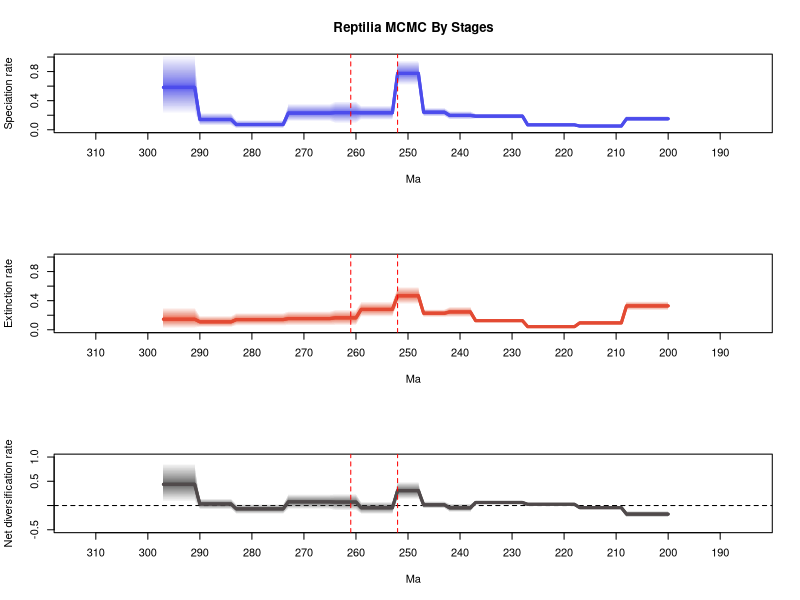

R code for this plot:
# 1 files combined:
# 	.\reptilia\mcmc_fixshift_no_predictors\D_bdmcmc\combined_10_marginal_rates.log

# 95% HPDs calculated using code from Biopy (https://www.cs.auckland.ac.nz/~yhel002/biopy/)

pdf(file='C:/Users/SimoesLabAdmin/Documents/BDNN_Arielli/reptilia/mcmc_fixshift_no_predictors/D_bdmcmc (D_mcmc)/combined_10_marginal_rates_RTT_plot2.pdf',width=8, height=10.8)
par(mfrow=c(3,1))
library(scales)
plot_RTT <- function (age,hpd_M,hpd_m,mean_m,color){
    N=100
    beta=(1:(N-1))/N
    alpha_shape=0.25
    cat=1-(beta^(1./alpha_shape))
    for (i in 1:(N-1)){
        trans= 1/N + 2/N
        polygon(c(age, rev(age)), c(hpd_M-((hpd_M-mean_m)*cat[i]), rev(hpd_m+((mean_m-hpd_m)*cat[i]))), col = alpha(color,trans), border = NA)
    }
    lines(rev(age), rev(mean_m), col = color, lwd=3)
}
    
L_hpd_m95=c(NA, NA,NA,NA,NA,NA,NA,NA,NA,NA,NA,NA,NA,NA,NA,NA,NA,NA,NA,NA,NA,NA,NA,NA,NA,NA,NA,NA,NA,NA,NA,NA,NA,NA,NA,NA,NA,NA,NA,NA,NA,NA,NA,NA,NA,NA,NA,NA,NA,NA,NA,NA,NA,NA,NA,NA,NA,NA,NA,NA,NA,NA,NA,NA,NA,NA,NA,NA,NA,NA,NA,NA,NA,NA,NA,NA,NA,NA,NA,NA,NA,NA,NA,NA,NA,NA,NA,NA,NA,NA,NA,NA,NA,NA,NA,NA,NA,NA,NA,NA,NA,NA,NA,NA,NA,NA,NA,NA,NA,NA,NA,NA,NA,NA,NA,NA,NA,NA,NA,NA,NA,NA,NA,NA,NA,NA,NA,NA,NA,NA,NA,NA,NA,NA,NA,NA,NA,NA,NA,NA,NA,NA,NA,NA,NA,NA,NA,NA,NA,NA,NA,NA,NA,NA,NA,NA,NA,NA,NA,NA,NA,NA,NA,NA,NA,NA,NA,NA,NA,NA,NA,NA,NA,NA,NA,NA,NA,NA,NA,NA,NA,NA,NA,NA,NA,NA,NA,NA,NA,NA,NA,NA,NA,NA,NA,NA,NA,NA,NA,NA,0.114894,0.114894,0.114894,0.114894,0.114894,0.114894,0.114894,0.114894,0.114894,0.03326,0.03326,0.03326,0.03326,0.03326,0.03326,0.03326,0.03326,0.03326,0.046772,0.046772,0.046772,0.046772,0.046772,0.046772,0.046772,0.046772,0.046772,0.046772,0.151488,0.151488,0.151488,0.151488,0.151488,0.151488,0.151488,0.151488,0.151488,0.151488,0.139884,0.139884,0.139884,0.139884,0.139884,0.180819,0.180819,0.180819,0.180819,0.180819,0.615236,0.615236,0.615236,0.615236,0.615236,0.136393,0.136393,0.136393,0.136393,0.136393,0.136393,0.136393,0.088346,0.088346,0.088346,0.088346,0.088346,0.114546,0.114546,0.114546,0.114546,0.114546,0.114546,0.114546,0.114546,0.114546,0.017754,0.017754,0.017754,0.017754,0.017754,0.017754,0.017754,0.017754,0.017754,0.017754,0.057652,0.057652,0.057652,0.057652,0.057652,0.057652,0.057652,0.216797,0.216797,0.216797,0.216797,0.216797,0.216797,0.216797)
L_hpd_M95=c(NA, NA,NA,NA,NA,NA,NA,NA,NA,NA,NA,NA,NA,NA,NA,NA,NA,NA,NA,NA,NA,NA,NA,NA,NA,NA,NA,NA,NA,NA,NA,NA,NA,NA,NA,NA,NA,NA,NA,NA,NA,NA,NA,NA,NA,NA,NA,NA,NA,NA,NA,NA,NA,NA,NA,NA,NA,NA,NA,NA,NA,NA,NA,NA,NA,NA,NA,NA,NA,NA,NA,NA,NA,NA,NA,NA,NA,NA,NA,NA,NA,NA,NA,NA,NA,NA,NA,NA,NA,NA,NA,NA,NA,NA,NA,NA,NA,NA,NA,NA,NA,NA,NA,NA,NA,NA,NA,NA,NA,NA,NA,NA,NA,NA,NA,NA,NA,NA,NA,NA,NA,NA,NA,NA,NA,NA,NA,NA,NA,NA,NA,NA,NA,NA,NA,NA,NA,NA,NA,NA,NA,NA,NA,NA,NA,NA,NA,NA,NA,NA,NA,NA,NA,NA,NA,NA,NA,NA,NA,NA,NA,NA,NA,NA,NA,NA,NA,NA,NA,NA,NA,NA,NA,NA,NA,NA,NA,NA,NA,NA,NA,NA,NA,NA,NA,NA,NA,NA,NA,NA,NA,NA,NA,NA,NA,NA,NA,NA,NA,NA,0.189069,0.189069,0.189069,0.189069,0.189069,0.189069,0.189069,0.189069,0.189069,0.069171,0.069171,0.069171,0.069171,0.069171,0.069171,0.069171,0.069171,0.069171,0.088614,0.088614,0.088614,0.088614,0.088614,0.088614,0.088614,0.088614,0.088614,0.088614,0.223601,0.223601,0.223601,0.223601,0.223601,0.223601,0.223601,0.223601,0.223601,0.223601,0.257515,0.257515,0.257515,0.257515,0.257515,0.303288,0.303288,0.303288,0.303288,0.303288,0.957867,0.957867,0.957867,0.957867,0.957867,0.333534,0.333534,0.333534,0.333534,0.333534,0.333534,0.333534,0.394066,0.394066,0.394066,0.394066,0.394066,0.359506,0.359506,0.359506,0.359506,0.359506,0.359506,0.359506,0.359506,0.359506,0.133905,0.133905,0.133905,0.133905,0.133905,0.133905,0.133905,0.133905,0.133905,0.133905,0.233301,0.233301,0.233301,0.233301,0.233301,0.233301,0.233301,1.029184,1.029184,1.029184,1.029184,1.029184,1.029184,1.029184)
M_hpd_m95=c(NA, NA,NA,NA,NA,NA,NA,NA,NA,NA,NA,NA,NA,NA,NA,NA,NA,NA,NA,NA,NA,NA,NA,NA,NA,NA,NA,NA,NA,NA,NA,NA,NA,NA,NA,NA,NA,NA,NA,NA,NA,NA,NA,NA,NA,NA,NA,NA,NA,NA,NA,NA,NA,NA,NA,NA,NA,NA,NA,NA,NA,NA,NA,NA,NA,NA,NA,NA,NA,NA,NA,NA,NA,NA,NA,NA,NA,NA,NA,NA,NA,NA,NA,NA,NA,NA,NA,NA,NA,NA,NA,NA,NA,NA,NA,NA,NA,NA,NA,NA,NA,NA,NA,NA,NA,NA,NA,NA,NA,NA,NA,NA,NA,NA,NA,NA,NA,NA,NA,NA,NA,NA,NA,NA,NA,NA,NA,NA,NA,NA,NA,NA,NA,NA,NA,NA,NA,NA,NA,NA,NA,NA,NA,NA,NA,NA,NA,NA,NA,NA,NA,NA,NA,NA,NA,NA,NA,NA,NA,NA,NA,NA,NA,NA,NA,NA,NA,NA,NA,NA,NA,NA,NA,NA,NA,NA,NA,NA,NA,NA,NA,NA,NA,NA,NA,NA,NA,NA,NA,NA,NA,NA,NA,NA,NA,NA,NA,NA,NA,NA,0.266566,0.266566,0.266566,0.266566,0.266566,0.266566,0.266566,0.266566,0.266566,0.066591,0.066591,0.066591,0.066591,0.066591,0.066591,0.066591,0.066591,0.066591,0.025333,0.025333,0.025333,0.025333,0.025333,0.025333,0.025333,0.025333,0.025333,0.025333,0.097955,0.097955,0.097955,0.097955,0.097955,0.097955,0.097955,0.097955,0.097955,0.097955,0.173304,0.173304,0.173304,0.173304,0.173304,0.173803,0.173803,0.173803,0.173803,0.173803,0.350377,0.350377,0.350377,0.350377,0.350377,0.177886,0.177886,0.177886,0.177886,0.177886,0.177886,0.177886,0.056537,0.056537,0.056537,0.056537,0.056537,0.055635,0.055635,0.055635,0.055635,0.055635,0.055635,0.055635,0.055635,0.055635,0.054453,0.054453,0.054453,0.054453,0.054453,0.054453,0.054453,0.054453,0.054453,0.054453,0.034603,0.034603,0.034603,0.034603,0.034603,0.034603,0.034603,0.020277,0.020277,0.020277,0.020277,0.020277,0.020277,0.020277)
M_hpd_M95=c(NA, NA,NA,NA,NA,NA,NA,NA,NA,NA,NA,NA,NA,NA,NA,NA,NA,NA,NA,NA,NA,NA,NA,NA,NA,NA,NA,NA,NA,NA,NA,NA,NA,NA,NA,NA,NA,NA,NA,NA,NA,NA,NA,NA,NA,NA,NA,NA,NA,NA,NA,NA,NA,NA,NA,NA,NA,NA,NA,NA,NA,NA,NA,NA,NA,NA,NA,NA,NA,NA,NA,NA,NA,NA,NA,NA,NA,NA,NA,NA,NA,NA,NA,NA,NA,NA,NA,NA,NA,NA,NA,NA,NA,NA,NA,NA,NA,NA,NA,NA,NA,NA,NA,NA,NA,NA,NA,NA,NA,NA,NA,NA,NA,NA,NA,NA,NA,NA,NA,NA,NA,NA,NA,NA,NA,NA,NA,NA,NA,NA,NA,NA,NA,NA,NA,NA,NA,NA,NA,NA,NA,NA,NA,NA,NA,NA,NA,NA,NA,NA,NA,NA,NA,NA,NA,NA,NA,NA,NA,NA,NA,NA,NA,NA,NA,NA,NA,NA,NA,NA,NA,NA,NA,NA,NA,NA,NA,NA,NA,NA,NA,NA,NA,NA,NA,NA,NA,NA,NA,NA,NA,NA,NA,NA,NA,NA,NA,NA,NA,NA,0.392005,0.392005,0.392005,0.392005,0.392005,0.392005,0.392005,0.392005,0.392005,0.121234,0.121234,0.121234,0.121234,0.121234,0.121234,0.121234,0.121234,0.121234,0.06033,0.06033,0.06033,0.06033,0.06033,0.06033,0.06033,0.06033,0.06033,0.06033,0.154237,0.154237,0.154237,0.154237,0.154237,0.154237,0.154237,0.154237,0.154237,0.154237,0.317843,0.317843,0.317843,0.317843,0.317843,0.282915,0.282915,0.282915,0.282915,0.282915,0.595626,0.595626,0.595626,0.595626,0.595626,0.387275,0.387275,0.387275,0.387275,0.387275,0.387275,0.387275,0.280159,0.280159,0.280159,0.280159,0.280159,0.258638,0.258638,0.258638,0.258638,0.258638,0.258638,0.258638,0.258638,0.258638,0.234325,0.234325,0.234325,0.234325,0.234325,0.234325,0.234325,0.234325,0.234325,0.234325,0.193448,0.193448,0.193448,0.193448,0.193448,0.193448,0.193448,0.310559,0.310559,0.310559,0.310559,0.310559,0.310559,0.310559)
R_hpd_m95=c(NA, NA,NA,NA,NA,NA,NA,NA,NA,NA,NA,NA,NA,NA,NA,NA,NA,NA,NA,NA,NA,NA,NA,NA,NA,NA,NA,NA,NA,NA,NA,NA,NA,NA,NA,NA,NA,NA,NA,NA,NA,NA,NA,NA,NA,NA,NA,NA,NA,NA,NA,NA,NA,NA,NA,NA,NA,NA,NA,NA,NA,NA,NA,NA,NA,NA,NA,NA,NA,NA,NA,NA,NA,NA,NA,NA,NA,NA,NA,NA,NA,NA,NA,NA,NA,NA,NA,NA,NA,NA,NA,NA,NA,NA,NA,NA,NA,NA,NA,NA,NA,NA,NA,NA,NA,NA,NA,NA,NA,NA,NA,NA,NA,NA,NA,NA,NA,NA,NA,NA,NA,NA,NA,NA,NA,NA,NA,NA,NA,NA,NA,NA,NA,NA,NA,NA,NA,NA,NA,NA,NA,NA,NA,NA,NA,NA,NA,NA,NA,NA,NA,NA,NA,NA,NA,NA,NA,NA,NA,NA,NA,NA,NA,NA,NA,NA,NA,NA,NA,NA,NA,NA,NA,NA,NA,NA,NA,NA,NA,NA,NA,NA,NA,NA,NA,NA,NA,NA,NA,NA,NA,NA,NA,NA,NA,NA,NA,NA,NA,NA,-0.245068,-0.245068,-0.245068,-0.245068,-0.245068,-0.245068,-0.245068,-0.245068,-0.245068,-0.072019,-0.072019,-0.072019,-0.072019,-0.072019,-0.072019,-0.072019,-0.072019,-0.072019,0.001971,0.001971,0.001971,0.001971,0.001971,0.001971,0.001971,0.001971,0.001971,0.001971,0.017861,0.017861,0.017861,0.017861,0.017861,0.017861,0.017861,0.017861,0.017861,0.017861,-0.136564,-0.136564,-0.136564,-0.136564,-0.136564,-0.060812,-0.060812,-0.060812,-0.060812,-0.060812,0.126858,0.126858,0.126858,0.126858,0.126858,-0.176934,-0.176934,-0.176934,-0.176934,-0.176934,-0.176934,-0.176934,-0.104292,-0.104292,-0.104292,-0.104292,-0.104292,-0.078207,-0.078207,-0.078207,-0.078207,-0.078207,-0.078207,-0.078207,-0.078207,-0.078207,-0.176243,-0.176243,-0.176243,-0.176243,-0.176243,-0.176243,-0.176243,-0.176243,-0.176243,-0.176243,-0.080873,-0.080873,-0.080873,-0.080873,-0.080873,-0.080873,-0.080873,0.074403,0.074403,0.074403,0.074403,0.074403,0.074403,0.074403)
R_hpd_M95=c(NA, NA,NA,NA,NA,NA,NA,NA,NA,NA,NA,NA,NA,NA,NA,NA,NA,NA,NA,NA,NA,NA,NA,NA,NA,NA,NA,NA,NA,NA,NA,NA,NA,NA,NA,NA,NA,NA,NA,NA,NA,NA,NA,NA,NA,NA,NA,NA,NA,NA,NA,NA,NA,NA,NA,NA,NA,NA,NA,NA,NA,NA,NA,NA,NA,NA,NA,NA,NA,NA,NA,NA,NA,NA,NA,NA,NA,NA,NA,NA,NA,NA,NA,NA,NA,NA,NA,NA,NA,NA,NA,NA,NA,NA,NA,NA,NA,NA,NA,NA,NA,NA,NA,NA,NA,NA,NA,NA,NA,NA,NA,NA,NA,NA,NA,NA,NA,NA,NA,NA,NA,NA,NA,NA,NA,NA,NA,NA,NA,NA,NA,NA,NA,NA,NA,NA,NA,NA,NA,NA,NA,NA,NA,NA,NA,NA,NA,NA,NA,NA,NA,NA,NA,NA,NA,NA,NA,NA,NA,NA,NA,NA,NA,NA,NA,NA,NA,NA,NA,NA,NA,NA,NA,NA,NA,NA,NA,NA,NA,NA,NA,NA,NA,NA,NA,NA,NA,NA,NA,NA,NA,NA,NA,NA,NA,NA,NA,NA,NA,NA,-0.108801,-0.108801,-0.108801,-0.108801,-0.108801,-0.108801,-0.108801,-0.108801,-0.108801,-0.014012,-0.014012,-0.014012,-0.014012,-0.014012,-0.014012,-0.014012,-0.014012,-0.014012,0.049119,0.049119,0.049119,0.049119,0.049119,0.049119,0.049119,0.049119,0.049119,0.049119,0.107322,0.107322,0.107322,0.107322,0.107322,0.107322,0.107322,0.107322,0.107322,0.107322,0.041542,0.041542,0.041542,0.041542,0.041542,0.089411,0.089411,0.089411,0.089411,0.089411,0.492103,0.492103,0.492103,0.492103,0.492103,0.080868,0.080868,0.080868,0.080868,0.080868,0.080868,0.080868,0.244363,0.244363,0.244363,0.244363,0.244363,0.236442,0.236442,0.236442,0.236442,0.236442,0.236442,0.236442,0.236442,0.236442,0.032035,0.032035,0.032035,0.032035,0.032035,0.032035,0.032035,0.032035,0.032035,0.032035,0.144286,0.144286,0.144286,0.144286,0.144286,0.144286,0.144286,0.880124,0.880124,0.880124,0.880124,0.880124,0.880124,0.880124)
L_mean=c(NA, NA,NA,NA,NA,NA,NA,NA,NA,NA,NA,NA,NA,NA,NA,NA,NA,NA,NA,NA,NA,NA,NA,NA,NA,NA,NA,NA,NA,NA,NA,NA,NA,NA,NA,NA,NA,NA,NA,NA,NA,NA,NA,NA,NA,NA,NA,NA,NA,NA,NA,NA,NA,NA,NA,NA,NA,NA,NA,NA,NA,NA,NA,NA,NA,NA,NA,NA,NA,NA,NA,NA,NA,NA,NA,NA,NA,NA,NA,NA,NA,NA,NA,NA,NA,NA,NA,NA,NA,NA,NA,NA,NA,NA,NA,NA,NA,NA,NA,NA,NA,NA,NA,NA,NA,NA,NA,NA,NA,NA,NA,NA,NA,NA,NA,NA,NA,NA,NA,NA,NA,NA,NA,NA,NA,NA,NA,NA,NA,NA,NA,NA,NA,NA,NA,NA,NA,NA,NA,NA,NA,NA,NA,NA,NA,NA,NA,NA,NA,NA,NA,NA,NA,NA,NA,NA,NA,NA,NA,NA,NA,NA,NA,NA,NA,NA,NA,NA,NA,NA,NA,NA,NA,NA,NA,NA,NA,NA,NA,NA,NA,NA,NA,NA,NA,NA,NA,NA,NA,NA,NA,NA,NA,NA,NA,NA,NA,NA,NA,NA,0.151212959234015,0.151212959234015,0.151212959234015,0.151212959234015,0.151212959234015,0.151212959234015,0.151212959234015,0.151212959234015,0.151212959234015,0.051229057383966,0.051229057383966,0.051229057383966,0.051229057383966,0.051229057383966,0.051229057383966,0.051229057383966,0.051229057383966,0.051229057383966,0.067588026268528,0.067588026268528,0.067588026268528,0.067588026268528,0.067588026268528,0.067588026268528,0.067588026268528,0.067588026268528,0.067588026268528,0.067588026268528,0.187355944325435,0.187355944325435,0.187355944325435,0.187355944325435,0.187355944325435,0.187355944325435,0.187355944325435,0.187355944325435,0.187355944325435,0.187355944325435,0.197566190847128,0.197566190847128,0.197566190847128,0.197566190847128,0.197566190847128,0.241381186995564,0.241381186995564,0.241381186995564,0.241381186995564,0.241381186995564,0.774976470236936,0.774976470236936,0.774976470236936,0.774976470236936,0.774976470236936,0.23365370388402,0.23365370388402,0.23365370388402,0.23365370388402,0.23365370388402,0.23365370388402,0.23365370388402,0.235443133484799,0.235443133484799,0.235443133484799,0.235443133484799,0.235443133484799,0.229390156788921,0.229390156788921,0.229390156788921,0.229390156788921,0.229390156788921,0.229390156788921,0.229390156788921,0.229390156788921,0.229390156788921,0.071970513837499,0.071970513837499,0.071970513837499,0.071970513837499,0.071970513837499,0.071970513837499,0.071970513837499,0.071970513837499,0.071970513837499,0.071970513837499,0.141256157373147,0.141256157373147,0.141256157373147,0.141256157373147,0.141256157373147,0.141256157373147,0.141256157373147,0.582573489776047,0.582573489776047,0.582573489776047,0.582573489776047,0.582573489776047,0.582573489776047,0.582573489776047)
M_mean=c(NA, NA,NA,NA,NA,NA,NA,NA,NA,NA,NA,NA,NA,NA,NA,NA,NA,NA,NA,NA,NA,NA,NA,NA,NA,NA,NA,NA,NA,NA,NA,NA,NA,NA,NA,NA,NA,NA,NA,NA,NA,NA,NA,NA,NA,NA,NA,NA,NA,NA,NA,NA,NA,NA,NA,NA,NA,NA,NA,NA,NA,NA,NA,NA,NA,NA,NA,NA,NA,NA,NA,NA,NA,NA,NA,NA,NA,NA,NA,NA,NA,NA,NA,NA,NA,NA,NA,NA,NA,NA,NA,NA,NA,NA,NA,NA,NA,NA,NA,NA,NA,NA,NA,NA,NA,NA,NA,NA,NA,NA,NA,NA,NA,NA,NA,NA,NA,NA,NA,NA,NA,NA,NA,NA,NA,NA,NA,NA,NA,NA,NA,NA,NA,NA,NA,NA,NA,NA,NA,NA,NA,NA,NA,NA,NA,NA,NA,NA,NA,NA,NA,NA,NA,NA,NA,NA,NA,NA,NA,NA,NA,NA,NA,NA,NA,NA,NA,NA,NA,NA,NA,NA,NA,NA,NA,NA,NA,NA,NA,NA,NA,NA,NA,NA,NA,NA,NA,NA,NA,NA,NA,NA,NA,NA,NA,NA,NA,NA,NA,NA,0.328488607897869,0.328488607897869,0.328488607897869,0.328488607897869,0.328488607897869,0.328488607897869,0.328488607897869,0.328488607897869,0.328488607897869,0.094336452450503,0.094336452450503,0.094336452450503,0.094336452450503,0.094336452450503,0.094336452450503,0.094336452450503,0.094336452450503,0.094336452450503,0.04271728531862,0.04271728531862,0.04271728531862,0.04271728531862,0.04271728531862,0.04271728531862,0.04271728531862,0.04271728531862,0.04271728531862,0.04271728531862,0.12514404502867,0.12514404502867,0.12514404502867,0.12514404502867,0.12514404502867,0.12514404502867,0.12514404502867,0.12514404502867,0.12514404502867,0.12514404502867,0.245256553629774,0.245256553629774,0.245256553629774,0.245256553629774,0.245256553629774,0.227105283674132,0.227105283674132,0.227105283674132,0.227105283674132,0.227105283674132,0.467506119701396,0.467506119701396,0.467506119701396,0.467506119701396,0.467506119701396,0.27974881090555,0.27974881090555,0.27974881090555,0.27974881090555,0.27974881090555,0.27974881090555,0.27974881090555,0.164104875213675,0.164104875213675,0.164104875213675,0.164104875213675,0.164104875213675,0.153949008893216,0.153949008893216,0.153949008893216,0.153949008893216,0.153949008893216,0.153949008893216,0.153949008893216,0.153949008893216,0.153949008893216,0.139790877615493,0.139790877615493,0.139790877615493,0.139790877615493,0.139790877615493,0.139790877615493,0.139790877615493,0.139790877615493,0.139790877615493,0.139790877615493,0.109307967845937,0.109307967845937,0.109307967845937,0.109307967845937,0.109307967845937,0.109307967845937,0.109307967845937,0.145238323466407,0.145238323466407,0.145238323466407,0.145238323466407,0.145238323466407,0.145238323466407,0.145238323466407)
R_mean=c(NA, NA,NA,NA,NA,NA,NA,NA,NA,NA,NA,NA,NA,NA,NA,NA,NA,NA,NA,NA,NA,NA,NA,NA,NA,NA,NA,NA,NA,NA,NA,NA,NA,NA,NA,NA,NA,NA,NA,NA,NA,NA,NA,NA,NA,NA,NA,NA,NA,NA,NA,NA,NA,NA,NA,NA,NA,NA,NA,NA,NA,NA,NA,NA,NA,NA,NA,NA,NA,NA,NA,NA,NA,NA,NA,NA,NA,NA,NA,NA,NA,NA,NA,NA,NA,NA,NA,NA,NA,NA,NA,NA,NA,NA,NA,NA,NA,NA,NA,NA,NA,NA,NA,NA,NA,NA,NA,NA,NA,NA,NA,NA,NA,NA,NA,NA,NA,NA,NA,NA,NA,NA,NA,NA,NA,NA,NA,NA,NA,NA,NA,NA,NA,NA,NA,NA,NA,NA,NA,NA,NA,NA,NA,NA,NA,NA,NA,NA,NA,NA,NA,NA,NA,NA,NA,NA,NA,NA,NA,NA,NA,NA,NA,NA,NA,NA,NA,NA,NA,NA,NA,NA,NA,NA,NA,NA,NA,NA,NA,NA,NA,NA,NA,NA,NA,NA,NA,NA,NA,NA,NA,NA,NA,NA,NA,NA,NA,NA,NA,NA,-0.177275651887915,-0.177275651887915,-0.177275651887915,-0.177275651887915,-0.177275651887915,-0.177275651887915,-0.177275651887915,-0.177275651887915,-0.177275651887915,-0.043107394049551,-0.043107394049551,-0.043107394049551,-0.043107394049551,-0.043107394049551,-0.043107394049551,-0.043107394049551,-0.043107394049551,-0.043107394049551,0.024870744390349,0.024870744390349,0.024870744390349,0.024870744390349,0.024870744390349,0.024870744390349,0.024870744390349,0.024870744390349,0.024870744390349,0.024870744390349,0.062211902455913,0.062211902455913,0.062211902455913,0.062211902455913,0.062211902455913,0.062211902455913,0.062211902455913,0.062211902455913,0.062211902455913,0.062211902455913,-0.047690361073245,-0.047690361073245,-0.047690361073245,-0.047690361073245,-0.047690361073245,0.014275902845397,0.014275902845397,0.014275902845397,0.014275902845397,0.014275902845397,0.307470347938981,0.307470347938981,0.307470347938981,0.307470347938981,0.307470347938981,-0.046095110461971,-0.046095110461971,-0.046095110461971,-0.046095110461971,-0.046095110461971,-0.046095110461971,-0.046095110461971,0.071338259417938,0.071338259417938,0.071338259417938,0.071338259417938,0.071338259417938,0.075441144195607,0.075441144195607,0.075441144195607,0.075441144195607,0.075441144195607,0.075441144195607,0.075441144195607,0.075441144195607,0.075441144195607,-0.06782036511955,-0.06782036511955,-0.06782036511955,-0.06782036511955,-0.06782036511955,-0.06782036511955,-0.06782036511955,-0.06782036511955,-0.06782036511955,-0.06782036511955,0.031948188055826,0.031948188055826,0.031948188055826,0.031948188055826,0.031948188055826,0.031948188055826,0.031948188055826,0.437335165573948,0.437335165573948,0.437335165573948,0.437335165573948,0.437335165573948,0.437335165573948,0.437335165573948)
trans=0.5
age=(0:(298-1))* -1
# Calculate positions for the mass extinction events
perm_trias_extinction = -252 # End-Permian mass extinction (252 Ma)
guadalupian_extinction = -261 # Guadalupian extinction (261 Ma)

# Define custom tick positions at 10 MY intervals
x_ticks <- seq(-310, -190, by=10)
x_tick_labels <- abs(x_ticks)

# First plot: Speciation rate
plot(age, age, type='n', ylim=c(0, 1), xlim=c(-312.9, -185.1), 
     ylab='Speciation rate', xlab='Ma', main='Reptilia MCMC By Stages', 
     xaxt='n') # Remove default x-axis
axis(1, at=x_ticks, labels=x_tick_labels) # Custom x-axis with 10MY interval ticks

plot_RTT(age, L_hpd_M95, L_hpd_m95, L_mean, "#4c4cec")
lines(rev(age), rev(L_mean), col="#4c4cec", lwd=3)

# Add vertical lines for mass extinction events
abline(v=perm_trias_extinction, col="red", lty=2) 
abline(v=guadalupian_extinction, col="red", lty=2)

# Second plot: Extinction rate
plot(age, age, type='n', ylim=c(0, 1), xlim=c(-312.9, -185.1), 
     ylab='Extinction rate', xlab='Ma',
     xaxt='n') # Remove default x-axis
axis(1, at=x_ticks, labels=x_tick_labels) # Custom x-axis with 10MY interval ticks

plot_RTT(age, M_hpd_M95, M_hpd_m95, M_mean, "#e34a33")
lines(rev(age), rev(M_mean), col="#e34a33", lwd=3)

# Add vertical lines for mass extinction events
abline(v=perm_trias_extinction, col="red", lty=2)
abline(v=guadalupian_extinction, col="red", lty=2)

# Third plot: Net diversification rate
plot(age, age, type='n', ylim=c(-0.5, 1), xlim=c(-312.9, -185.1), 
     ylab='Net diversification rate', xlab='Ma',
     xaxt='n') # Remove default x-axis
axis(1, at=x_ticks, labels=x_tick_labels) # Custom x-axis with 10MY interval ticks

abline(h=0, lty=2, col="black")
plot_RTT(age, R_hpd_M95, R_hpd_m95, R_mean, "#504A4B")
lines(rev(age), rev(R_mean), col="#504A4B", lwd=3)

# Add vertical lines for mass extinction events
abline(v=perm_trias_extinction, col="red", lty=2)
abline(v=guadalupian_extinction, col="red", lty=2)

dev.off()
